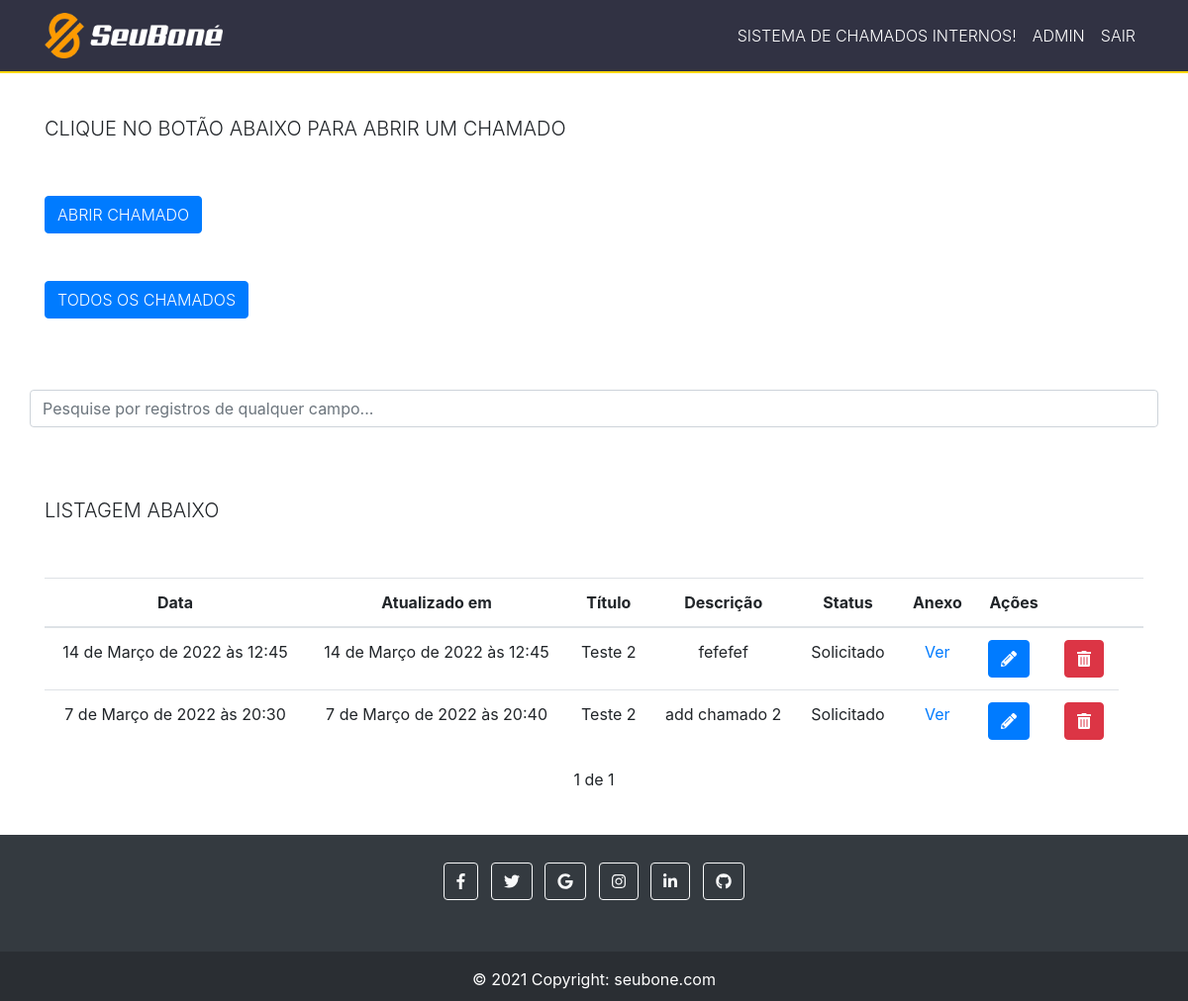
The app's page / (signed in) with its own data.
### chamados_gerais/models.py (models this page shows, shortened)
class Chamado_geral(models.Model):
    STATUS = (
        ('Solicitado', 'Solicitado'),       # Solicitado
        ('Em_andamento', 'Em_andamento'),   # em andamento
        ('Concluído', 'Concluído'),         # concluido
    )
    titulo = models.CharField("Título:", max_length=255)
    descrição = models.TextField("Descrição:")
    arquivo = models.FileField("Anexo:", upload_to='',  blank=True, null=True)
    Status = models.CharField(
        max_length=20,
        choices=STATUS,
    )
    user = models.ForeignKey(get_user_model(), on_delete=models.CASCADE, blank=True, null=True)
    created_at = models.DateTimeField(auto_now_add=True)
    updated_at = models.DateTimeField(auto_now=True)

### chamados_gerais/views.py (the view)
# urls.py: path('', views.chamadosList, name='chamados-list'),
@login_required
def chamadosList(request): #request é a requisição do django
    chamados_list = Chamado_geral.objects.all().order_by('-created_at').filter(user=request.user)  #Pegando todas os chamados do banco para o template.
    paginator = Paginator(chamados_list, 10)
    page = request.GET.get('page')
    chamados = paginator.get_page(page)
    return render(request, 'chamados/list.html', {'chamados': chamados})

### chamados_gerais/templates/chamados/list.html (shortened to what this page needs)
{% extends 'base.html' %}
{% block content %}
<br>
<div class="container titulo" >
    <h5 class="text-uppercase font-weight-light text-monospace">Clique no botão abaixo para abrir um chamado</h5>
</div>
<br>
<br>
            <div class="container" >
                <a href="newChamado/" >
                        <button type="button" class="btn btn-primary botao text-uppercase font-weight-light text-monospace">Abrir chamado</button>
                </a>
                <br>
                <br>
                <br>
                <a href="chamadosGerais/" >
                     <button type="button" class="btn btn-primary botao text-uppercase font-weight-light text-monospace">Todos os chamados</button>
                 </a>
                 <br>
                 <br>
                 <br>
                 <br>
            </div>
            <div class="col-12 container ajustePesquisar" >
                <input class="form-control container" id="myInput" type="text" placeholder="Pesquise por registros de qualquer campo..." >
             </div>
             <br>
    <br>
    <br>
    <div class="container" >
        <h5 class="text-uppercase font-weight-light text-monospace">Listagem abaixo</h5>
    </div>
    <br>
    <br>
    <div class="container" >
    <div class="tabela">
        <table class="table">
            <thead>
            <tr>
                <th style="text-align: center;" >Data</th>
                <th style="text-align: center;" >Atualizado em</th>
                <th style="text-align: center;" >Título</th>
                <th style="text-align: center;" >Descrição</th>
                <th style="text-align: center;" >Status</th>
                <th style="text-align: center;" >Anexo</th>
                <th style="text-align: center;" >Ações</th>
                <th></th>
                <th></th>
            </tr>
            </thead>
            <tbody id="myTable" class="alinhar">
            {% for chamado in chamados %}
            <tr>
                <td style="text-align: center;" >{{chamado.created_at}}</td>
                <td style="text-align: center;" >{{chamado.updated_at}}</td>
                <td style="text-align: center;" >{{chamado.titulo}}</td>
                <td style="text-align: center;" >{{chamado.descrição}}</td>
                <td style="text-align: center;" >{{chamado.Status}}</a></td>
                <td style="text-align: center;" ><a href="/midia/{{chamado.arquivo}}" >Ver</a></td>
                <td>
                    <a href="edit/{{chamado.id}}" ><button type="button" class="btn btn-primary"><i class="fas fa-pencil-alt"></i></button></a>
                </td>
                <td>
                    <a href="delete/{{chamado.id}}" class="delete-btn" ><button type="button" class="btn btn-danger"><i class="fas fa-trash-alt"></i></button></a>
                </td>
            </tr>
            {% endfor %}
            </tbody>
        </table>
        <div class="pagination" >
            <span class="step-links" >
                <span class="current" >
                    {{ chamados.number }} de {{ chamados.paginator.num_pages }}
                </span>
            </span>
        </div>
        <br>
        <br>
        <br>
        <br>
        <br>
        <br>
        <br>
        <br>
        </div>
    </div>
{% endblock %}

### chamados_gerais/templates/base.html (style rules this page uses)
html, body { background-color: #ffffff; }

### chamados_gerais/templates/chamados/list.html (style rules this page uses)
.pagination { margin-bottom: 20px; }
.step-links { position: relative; margin-left: auto; margin-right: auto; }
.step-links .current { margin-left: 5px; margin-right: 5px; }

### records on screen
Chamado_geral: created_at "14 de Março de 2022 às 12:45", updated_at "14 de Março de 2022 às 12:45", titulo "Teste 2", descrição "fefefef", Status "Solicitado"
Chamado_geral: created_at "7 de Março de 2022 às 20:30", updated_at "7 de Março de 2022 às 20:40", titulo "Teste 2", descrição "add chamado 2", Status "Solicitado"

### other values on screen
{{ chamados.number }} "1"
{{ chamados.paginator.num_pages }} "1"
